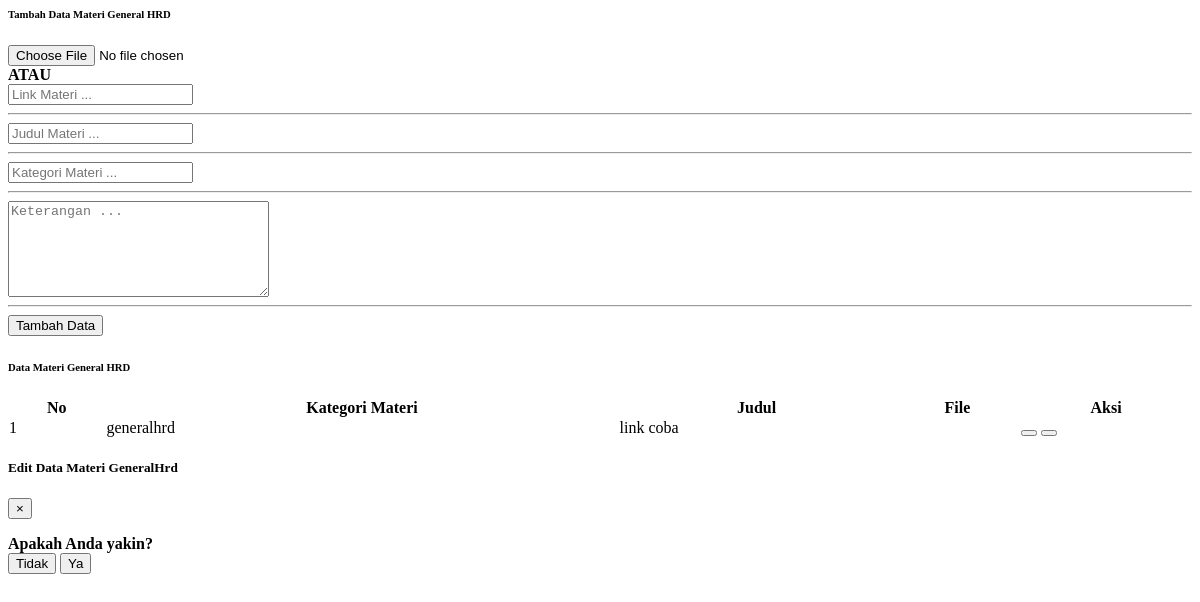
Before: /module/admin/materiTraining/dataMateriGeneralHrd.php with the older database file.
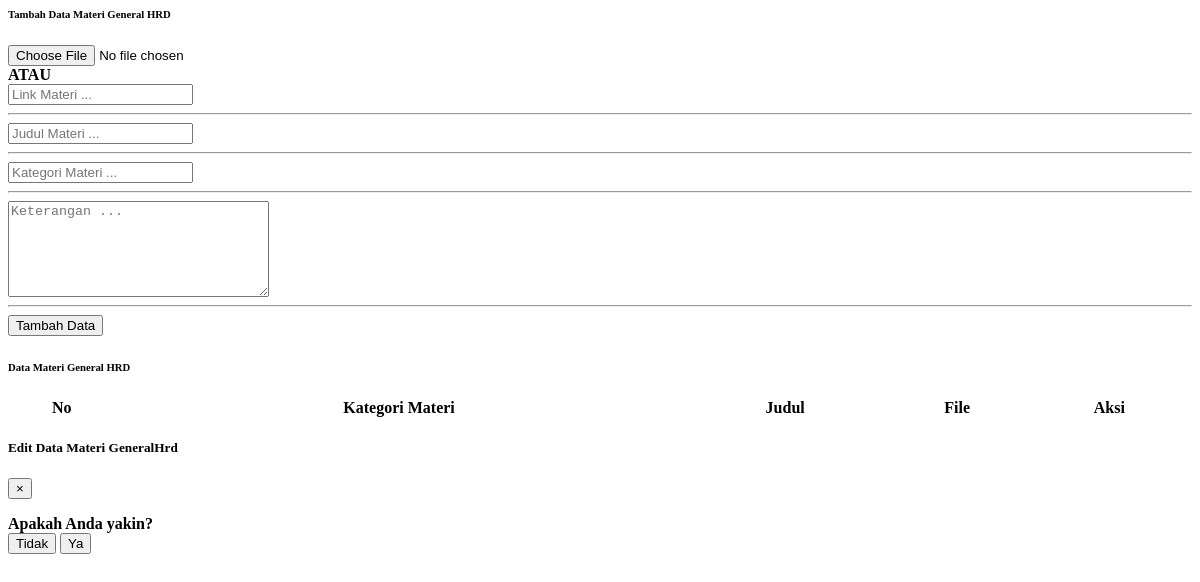
After: the same page with the newer database file.
### tables this page shows
CREATE TABLE `tabel_materi_generalhrd` (
  `id_materi_generalhrd` int(11) NOT NULL,
  `kategori_materi` varchar(100) NOT NULL,
  `judul_materi` varchar(100) NOT NULL,
  `keterangan_materi` text NOT NULL,
  `file_materi` text NOT NULL,
  `tipe` enum('link','file') NOT NULL,
  `tanggal_upload` date NOT NULL
);

### module/admin/materiTraining/dataMateriGeneralHrd.php (the view, shortened to what this page needs)
<?php
  include "../process/proses_adminDataMateriGeneralHrd.php";
?>
<body>
<div class="container-fluid" id="dataMateri">
    <div class="card shadow mb-4">
        <div class="card-header py-3">
            <h6 class="m-0 font-weight-bold text-primary">Tambah Data Materi General HRD</h6>
        </div>
        <div class="card-body">
            <form class="user" action="../process/proses_adminDataMateriGeneralHrd.php?module=dataMateriGeneralHrd&act=tambah" id="formDataMateriAdmin" method="POST" enctype="multipart/form-data">
                <div class="form-group">
                    <div class="row">
                    <div class="col-sm-5">
                        <input type="file" class="form-control border-0" id="inputGroupFile02" name="fileMateri">
                    </div>
                    <div class="col-sm-1 mt-3 mt-sm-0">
                    <label class="d-flex flex-column justify-content-center" for="kategori_materi" style="font-weight: bold">ATAU</label>
                    </div>
                    <div class="col-sm-6">
                        <input type="text" class="form-control border-0" id="linkMateri" name="linkMateri" placeholder="Link Materi ..." style="width=100%">
                    </div>
                </div>
                </div>
                <hr>
                <div class="form-group">
                    <input type="text" class="form-control border-0" id="judulMateri" name="judulMateri" placeholder="Judul Materi ..." style="width=100%" required>
                </div>
                <hr>
                <div class="form-group">
                    <input type="text" class="form-control border-0" id="kategoriMateri" name="kategoriMateri" placeholder="Kategori Materi ..." style="width=100%" required>
                </div>
                <hr>
                <div class="form-group">
                    <textarea id="keteranganMateri" name="keteranganMateri" cols="30" rows="6" placeholder="Keterangan ..." class="form-control border-0"></textarea>
                </div>
                <hr>
                <div class="form-group">
                    <div class="row d-flex justify-content-end">
                    <label for="file-input">
                        <button type="submit" class="btn btn-success btn-icon-split" name="tambahDataMateri" onclick="ValidasiTambahDataMateri();">
                                <span class="text">Tambah Data</span>
                            </button>
                    </div>
                </div>
            </form>
        </div>
    </div>
    <div class="card shadow mb-4">
        <div class="card-header py-3">
            <h6 class="m-0 font-weight-bold text-primary">Data Materi General HRD</h6>
        </div>
        <div class="card-body">
            <div class="table-responsive">
                <table class="table table-bordered" id="dataTable" width="100%" cellspacing="0">
                    <thead>
                        <tr class="text-center">
                            <th>No</th>
                            <th>Kategori Materi</th>
                            <th>Judul</th>
                            <th>File</th>
                            <th>Aksi</th>
                        </tr>
                    </thead>
                    <tbody>
                    <?php
                        $queryTampilData = "SELECT * FROM tabel_materi_generalhrd;
                            ";
                        $resultTampilData = mysqli_query($con, $queryTampilData);
                        $index = 1;
                        if(mysqli_num_rows($resultTampilData) > 0){
                            while($rowTampilData = mysqli_fetch_assoc($resultTampilData)){
                    ?>
                        <tr class="text-center" id-materi="<?php echo $rowTampilData["id_materi_generalhrd"] ?>">
                            <td ><?php echo $index; ?></td>
                            <td class="kategoriMateri"><?php echo $rowTampilData["kategori_materi"]; ?></td>
                            <td class="judulMateri"><?php echo $rowTampilData["judul_materi"]; ?></td>
                            <td class="fileMateri"><?php echo $rowTampilData["file_materi"]; ?></td>
                            <td>
                                <button type="button" class="btn btn-primary edit-dataMateriGeneralHrd-admin" data-toggle="modal" data-target="#editDataMateriGeneralHrdModal" id_materiGeneralHrdEdit="<?php echo $rowTampilData["id_materi_generalhrd"];?>">
                                </button>
                                <button type="button" class="btn btn-danger hapus-dataMateriGeneralHrd-admin" data-toggle="modal" data-target="#hapusDataMateriGeneralHrdModal" id_materi_generalhrd="<?php echo $rowTampilData["id_materi_generalhrd"];?>">
                                </button>
                            </td>
                        </tr>
                    <?php
                        $index++;
                        }
                    ?>
                    <?php
                    }   else{
                    ?>
                        <!-- <div>
                            <p>Data Operator tidak tersedia</p>
                        </div> -->
                    <?php
                    }
                    ?>
                    </tbody>
                </table>
            </div>
        </div>
    </div>
</div>
<div class="modal fade" id="editDataMateriGeneralHrdModal" tabindex="-1" role="dialog" aria-labelledby="exampleModalLabel" aria-hidden="true">
    <div class="modal-dialog modal-xl" role="document">
      <div class="modal-content">
        <div class="modal-header d-flex justify-content-center bg-materiGeneralHrd border-0">
          <h5 class="modal-title text-white w-100 text-center">Edit Data Materi GeneralHrd</h5>
          <button type="button" class="close" data-dismiss="modal" aria-label="Close">
            <span aria-hidden="true">&times;</span>
          </button>
        </div>
      </div>
    </div>
  </div>
    <div class="modal fade" id="hapusDataMateriGeneralHrdModal" tabindex="-1" role="dialog" aria-labelledby="exampleModalLabel"
      aria-hidden="true">
      <div class="modal-dialog modal-dialog-centered" role="document">
        <div class="modal-content">
          <form action="../process/proses_adminDataMateriGeneralHrd.php?module=dataMateriGeneralHrd&act=hapus" method="post">
            <div class="modal-body pt-5 text-center">
              <strong>Apakah Anda yakin?</strong>
            </div>
            <div class="pb-4 pt-4 d-flex justify-content-around">
              <button type="button" class="btn btn-danger mr-4 btn-batal" data-dismiss="modal">Tidak</button>
              <button type="submit" name="hapusDataMateriGeneralHrd" class="btn btn-success btn-ok">Ya</button>
            </div>
          </form>
        </div>
      </div>
    </div>
</body>

Changed rows visible on the page:
removed tabel_materi_generalhrd: kategori_materi "generalhrd", judul_materi "link coba"
